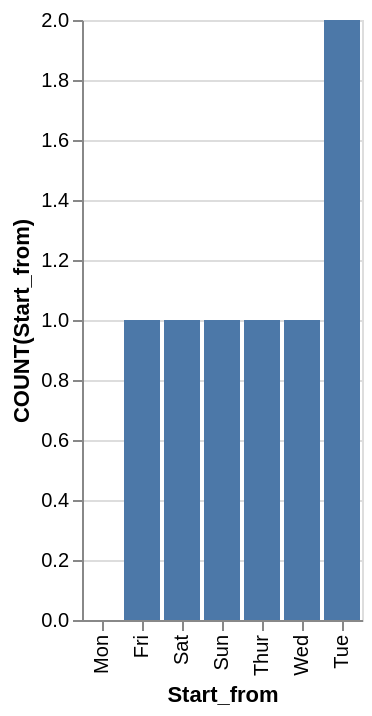

Vega-Lite specification for this chart:
### Vega-Lite specification from a JSON file in a GitHub repository (floating-point values rounded to 4 significant figures)
{"data": {"values": [{"x_data": "Mon", "y_data": 0}, {"x_data": "Fri", "y_data": 1}, {"x_data": "Sat", "y_data": 1}, {"x_data": "Sun", "y_data": 1}, {"x_data": "Thur", "y_data": 1}, {"x_data": "Wed", "y_data": 1}, {"x_data": "Tue", "y_data": 2}]}, "mark": "bar", "encoding": {"x": {"field": "x_data", "type": "nominal", "title": "Start_from", "sort": {"op": "sum", "field": "y_data", "order": "ascending"}}, "y": {"field": "y_data", "type": "quantitative", "title": "COUNT(Start_from)"}}}
